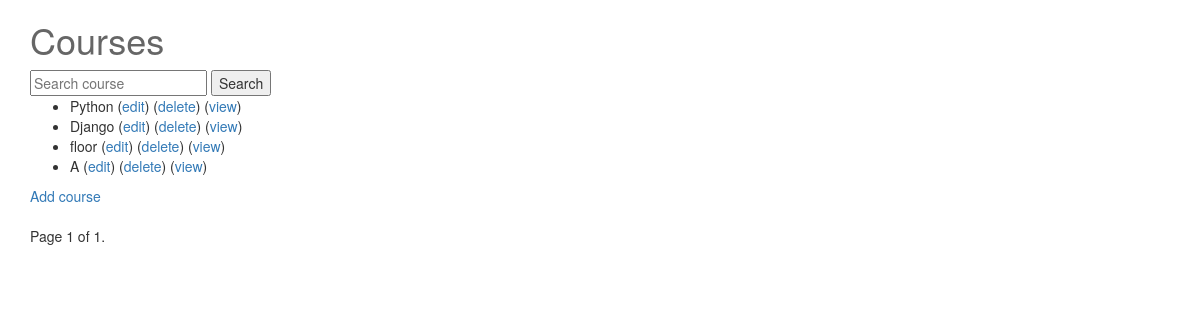
Page /course/ (signed in) on the committed database.
### course/models.py (models this page shows, shortened)
class Course(models.Model):
	user = models.ForeignKey(settings.AUTH_USER_MODEL, default=1)
	name = models.CharField(
		max_length=255,
		)
	upload = models.FileField(upload_to=upload_location, blank=True)
	def __str__(self):
		return ' '.join([
			self.name
			])
	class Meta:
		permissions = (
			('can_view', 'Can View'),
			('can_modify', 'Can Modify'),
			('can_create', 'Can Create'),
			('can_delete', 'Can Delete'),
			)

### course/views.py (the view)
class ListCourseView(ListView):
	model = Course
	template_name = 'course/course_list.html'
	fields = '__all__'
	def get_queryset(self):
		queryset_list = Course.objects.all()
		query = self.request.GET.get("query")
		if query:
			queryset_list = queryset_list.filter(name__icontains=query)
		paginator = Paginator(queryset_list, 10) # Show 25
		page = self.request.GET.get('page')
		try:
			queryset = paginator.page(page)
		except PageNotAnInteger:
			queryset = paginator.page(1)
		except EmptyPage:
			queryset = paginator.page(paginator.num_pages)
		return queryset
	def get_context_data(self, **kwargs):
		context = super(ListCourseView, self).get_context_data(**kwargs)
		return context
	def get_success_url(self):
		return reverse('courses-list')

### course/templatetags/group_tag.py (called while the page is built)
@register.filter(name='has_group')
def has_group(user, group_name):
	group = Group.objects.get(name=group_name)
	return user.groups.filter(name=group_name).exists()

### templates/course/course_list.html (shortened to what this page needs)
{% extends "base.html" %}
{% block content %}
<h1>Courses</h1>
<form method='GET' action=''>
	<input type='text' name='query' placeholder='Search course' value='{{ request.GET.query }}'/>
	<input type='submit' value='Search'/>
</form>
<ul>
  {% for course in object_list %}
    <li class="course">{{ course }}
    	(<a href="{% url "courses-edit" pk=course.id %}">edit</a>)
    	(<a href="{% url "courses-delete" pk=course.id %}">delete</a>)
    	{% if perms.course.can_view %}
		(<a href="/media/{{course.upload}}">view</a>)
		{% endif %}
    </li>
  {% endfor %}
</ul>
<a href="{% url "courses-new" %}">Add course</a>
<br>
<div class="pagination">
    <span class="step-links">
        <span class="current">
            Page {{ object_list.number }} of {{ object_list.paginator.num_pages }}.
        </span>
    </span>
</div>
{% endblock %}

### static/css/base.css (style rules this page uses)
h1 { color: #666666; }

### rows in the picture
Course: name "Python"
Course: name "Django"
Course: name "floor"
Course: name "A"

### other values in the picture
{{ object_list.number }} "1"
{{ object_list.paginator.num_pages }} "1"
